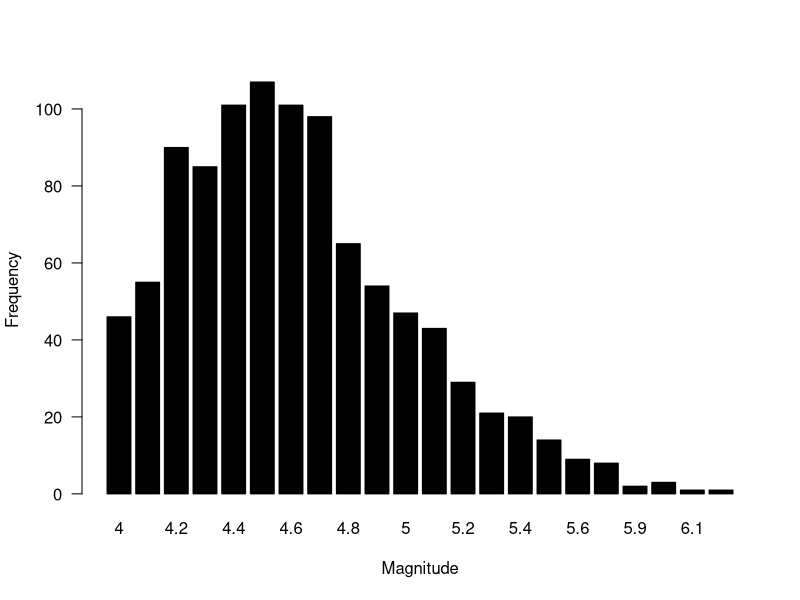
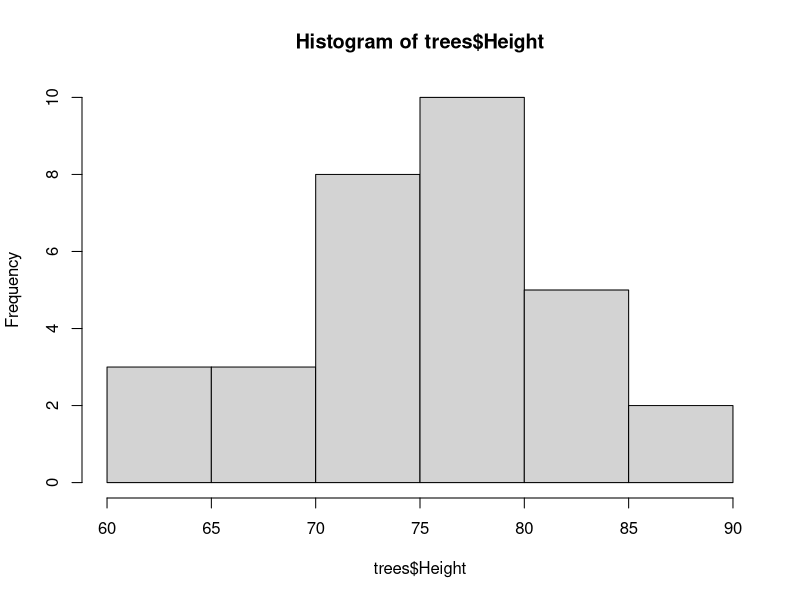
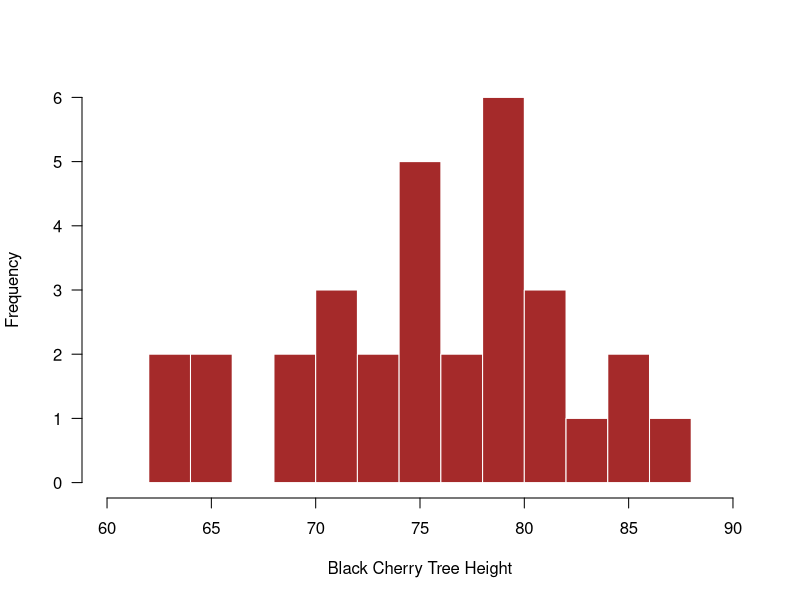
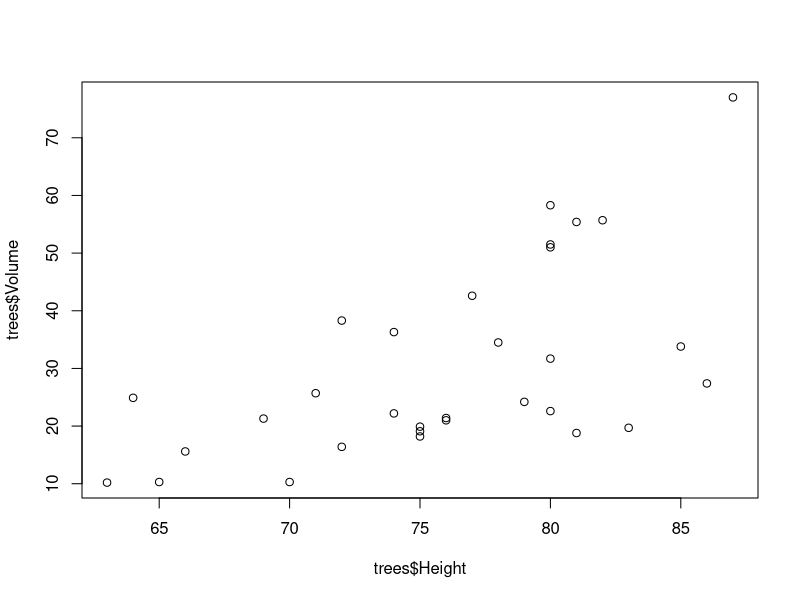
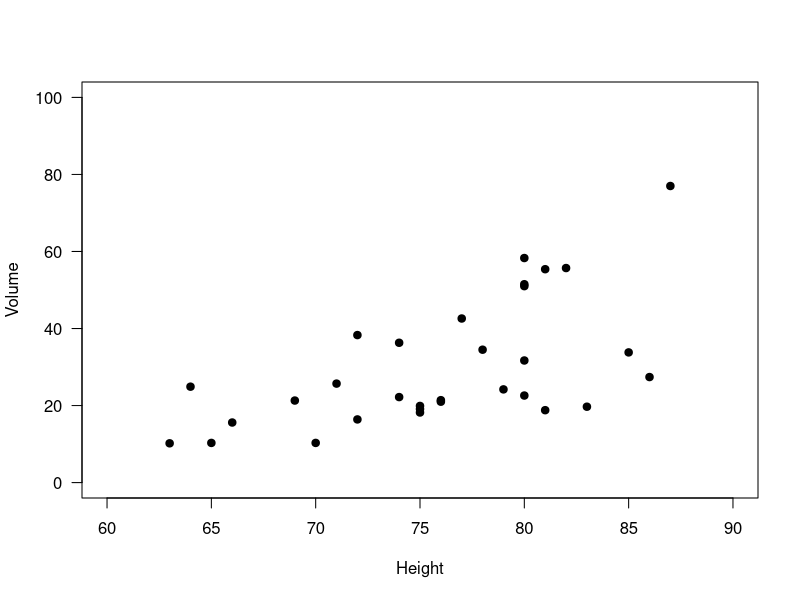
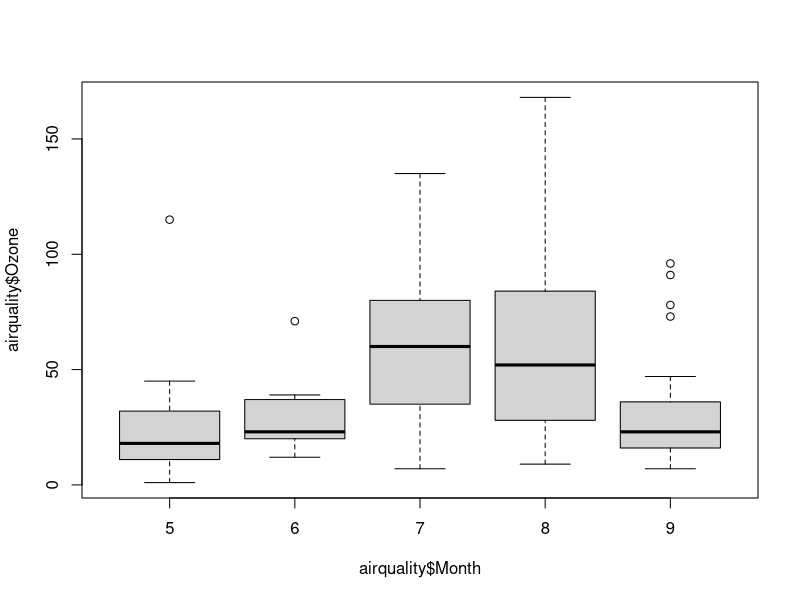
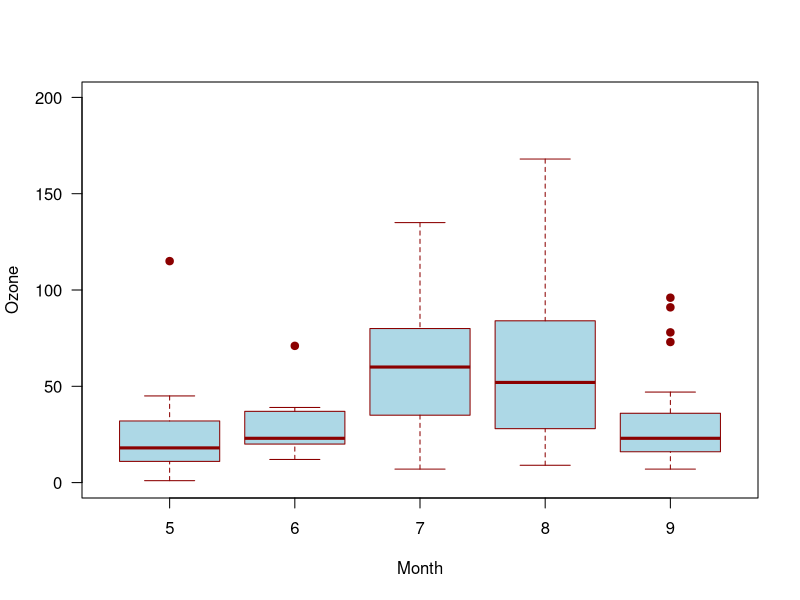

The R script that drew these images, in order:
# Tabulate earthquakes by magnitude
magnitude.counts <- table(quakes$mag)
# plot counts of earthquakes by magnitude
barplot(magnitude.counts,
        xlab = "Magnitude",
        ylab = "Frequency",
        las = 1,
        col = "black")

# Histogram of the heights of black cherry trees
hist(trees$Height)

# Histogram of the heights of black cherry trees
hist(trees$Height,
     las = 1, # rotate numbers on y-axis
     col = "brown", # black bars
     border = "white", # white border
     main = '', # Leave the title empty (use caption)
     breaks = 10, # 10 bins
     xlim = c(60,90), # Range of x-axis
     xlab = "Black Cherry Tree Height") # y-axis label

# Scatterplot of Black Cherry Tree Height and Volume
plot(trees$Volume ~ trees$Height)

# Scatterplot of Black Cherry Tree Height and Volume
plot(trees$Volume ~ trees$Height, # The plot in formula syntax; y ~ x
     xlim = c(60,90), # Range of x-axis
     ylim = c(0,100), # Range of y-axis
     pch = 19, # Plotting symbol change to filled-in circle
     xlab = "Height", # x-axis label
     ylab = "Volume", # y-axis label
     las = 1) # Rotate numbers on y-axis

# Boxplot of ozone by month for New York
boxplot(airquality$Ozone ~ airquality$Month)

# Boxplot of ozone by month for New York
boxplot(airquality$Ozone ~ airquality$Month,
        xlab = "Month", # x-axis label
        ylab = "Ozone", # y-axis label
        las = 1, # Rotate numbers on y-axis
        ylim = c(0,200), # Range of y-axis
        col = "lightblue", # Boxplot fill color
        border = "darkred", # Boxplot border color
        pch = 19) # Symbol for outliers

library(dplyr)
head(iris) # show 5 columns

# Select by column order
head(dplyr::select(iris, c(2,4)))

# Select by column name
head(dplyr::select(iris, c('Sepal.Width','Petal.Width')))

# Select by column name criteria
head(dplyr::select(iris, ends_with('Width')))

# To save output as object
# iris_new <- select(iris, ends_with('Width'))

# Filter for only virginica species
head(filter(iris, Species == 'virginica'))

# Filter for only Petal.Width greater than 2.0
head(filter(iris, Petal.Width > 2.0))

# Filter for only Petal.Width greater than 2.3
# and the virginica species
head(filter(iris, Petal.Width > 2.3 & Species == 'virginica'))

# Arrange by Sepal.Length
head(arrange(iris, Sepal.Length))

# Arrange by Sepal.Length decreasing
head(arrange(iris, desc(Sepal.Length)))

# Rename Species column in iris
head(rename(iris, sp = Species))

# Rename Species column in iris
head(mutate(iris, Petal_condition = Petal.Length/Petal.Width))

# Rename Species column in iris
group_by(iris, Species)

# Get mean condition for each species
iris %>%
  mutate(Petal_condition = Petal.Length/Petal.Width) %>%
  group_by(Species) %>%
  summarize(
    cond = mean(Petal_condition)
  )
